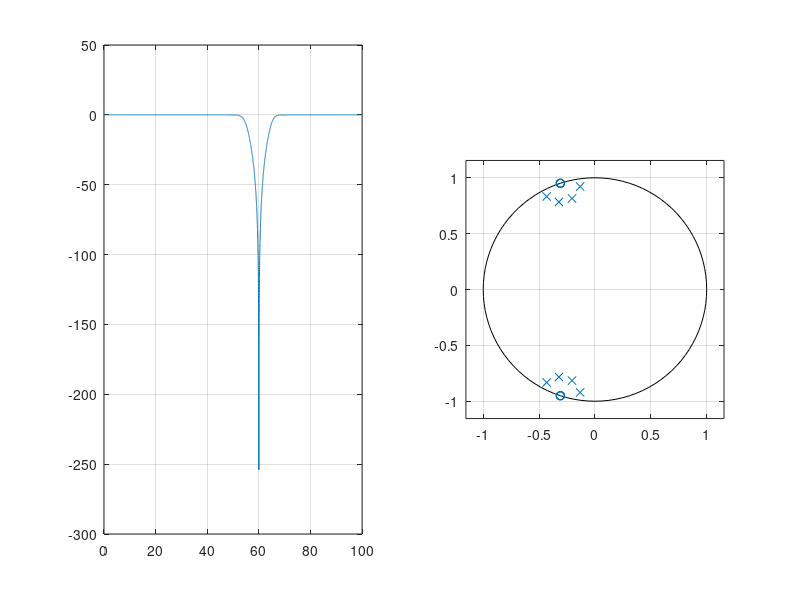

The MATLAB script that drew this image: (Note: this script raises an error after producing the figure.)
clear all;
close all;
clc;

%% Butter passa baixa
fp = 941; fs = 1209;
fa = 8000;
Ap = 1; As = 20;

fN = (fa/2);
Wp = fp/fN;
Ws = fs/fN;

[n, Wn] = buttord(Wp, Ws, Ap, As);
[b, a] = butter(n, Wn);
[h, w] = freqz(b,a);
plot(w/pi*fN, 20*log10(abs(h))); grid on;

%% Butter passa alta
fs = 941; fp = 1209;
fa = 8000;
Ap = 1; As = 20;

fN = (fa/2);
Wp = fp/fN;
Ws = fs/fN;

[n, Wn] = buttord(Wp, Ws, Ap, As);
[b, a] = butter(n, Wn, 'high');
[h, w] = freqz(b,a);
plot(w/pi*fN, 20*log10(abs(h))); grid on;


%% Butter passa faixa
%  (fp1 = 811 Hz, fp2 = 895,5 Hz fs1 = 770 Hz, fs2 = 941 Hz, Ap = 1 dB, Ar = 30 dB)
fp1 = 811; fp2 = 895.5;
fs1 = 770; fs2 = 941;
Ap = 1;
As = 30;
fa = 8000;
fN = (fa/2);
Wp = [fp1 fp2]/fN;
Ws = [fs1 fs2]/fN;

[n, Wn] = buttord(Wp, Ws, Ap, As);
[b, a] = butter(n, Wn, 'bandpass');
[h, w] = freqz(b,a);
plot(w/pi*fN, 20*log10(abs(h))); grid on;

%% Butter rejeita faixa
% (fp1 = 53 Hz, fs1 = 58 Hz, fs2 = 62 Hz fp2 = 67 Hz, Ap = 2 dB, Ar = 25 dB)
fp1 = 53; fp2 = 67;
fs1 = 58; fs2 = 62;
Ap = 1;
As = 30;
fa = 200;
fN = (fa/2);
Wp = [fp1 fp2]/fN;
Ws = [fs1 fs2]/fN;

[n, Wn] = buttord(Wp, Ws, Ap, As);
[b, a] = butter(n, Wn, 'stop');
[h, w] = freqz(b,a, 10000);
figure(1)
subplot(121)
plot(w/pi*fN, 20*log10(abs(h))); grid on;
subplot(122)
zplane(b, a)

%% iirnotch
% 0 em cima do circulo
% componente "b1" igual
fa = 200;
fN = (fa/2);
wo = 60/fN; bw = 10/fN;

[b, a] = iirnotch(wo, bw);
fvtool(b, a)

syms z;
N(z) = poly2sym(b, z);
D(z) = poly2sym(a, z);
H(z) = N(z)/D(z);
pretty(vpa(collect(H(z)), 5))


%% iirpeak
% 0 em cima do circulo
% componente "b1" igual
fa = 200;
fN = (fa/2);
wo = 60/fN; bw = 10/fN;

[b, a] = iirpeak(wo, bw);
fvtool(b, a)

syms z;
N(z) = poly2sym(b, z);
D(z) = poly2sym(a, z);
H(z) = N(z)/D(z);
pretty(vpa(collect(H(z)), 5))


%% iircomb
fa = 8000; fN = (fa/2);
fo = 500; bw = 20/fN;
[b,a] = iircomb(fa/fo,bw,'notch'); % Note type flag 'notch'
fvtool(b,a);


%% iircomb peak
fa = 8000; fN = (fa/2);
fo = 500; bw = 20/fN;
[b,a] = iircomb(fa/fo,bw,'peak'); % Note type flag 'notch'
fvtool(b,a);
